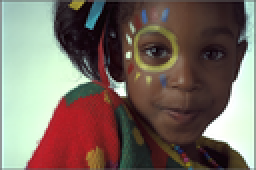
%> input picture excersiecs/vajihe7/22/girl.png, 128 x 85 px, shrunk from 768 x 512 before the run (shown 2 times larger)
$ octave ig23.m   (GNU Octave 9; MATLAB toolbox functions it lacks are replaced by stand-ins)
%> lines starting %> are read from the running program, lines starting %| are printed output that depends on the picture
### excersiecs/vajihe7/23/hist.m
function his=hist(image1)

his=zeros(1,255);
pic=size(image1);

for i=1:255
    a=0;
    for j=1:pic(1)
        for k=1:pic(2)
            if(image1(j,k)==i)
                a=a+1;
            end
        end
    end
    his(i)=a;
end

### excersiecs/vajihe7/23/ig23.m
clc;
clear;
close all;

img1=imread('girl.png');
%> img1 is the input picture: size 85x128x3 uint8; mean R, G, B 119.5, 105.9, 96.1
image1=img1;

R=image1(:,:,1);
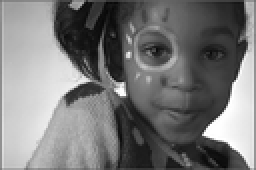
%> R: size 85x128 uint8 (shown 2 times larger); min 7, max 255, mean 119.5
G=image1(:,:,2);
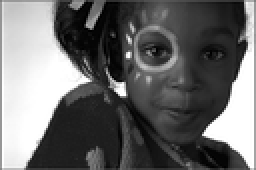
%> G: size 85x128 uint8 (shown 2 times larger); min 0, max 255, mean 105.9
B=image1(:,:,3);
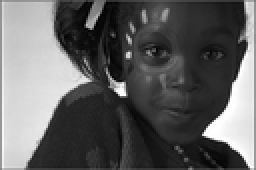
%> B: size 85x128 uint8 (shown 2 times larger); min 0, max 255, mean 96.1

subplot(2,3,2);imshow(img1),title('Original "girl"');
hist(R);
%> after the loop in hist, `for i=1:255`: his = 255 values, max 121 at index 57, min 0 at index 1, mean 42.67
subplot(2,3,4);
bar(ans),title('Red Hist "girl"');

hist(G);
subplot(2,3,5);
bar(ans),title('Green Hist "girl"');

hist(B);
subplot(2,3,6);
bar(ans),title('Blue Hist "girl"');
%> after `title('Blue Hist "girl"')`:
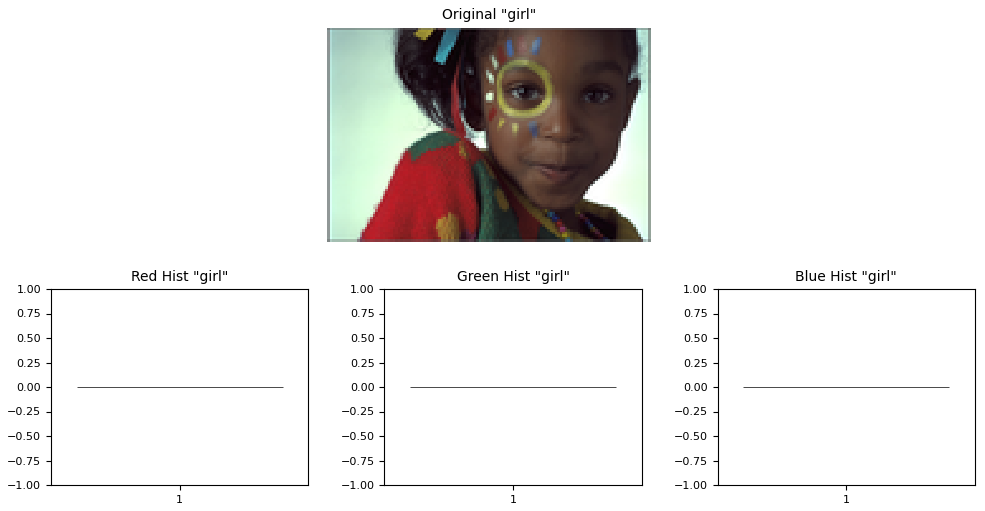
%> figure redrawn from the program's plot data, 4 panels
